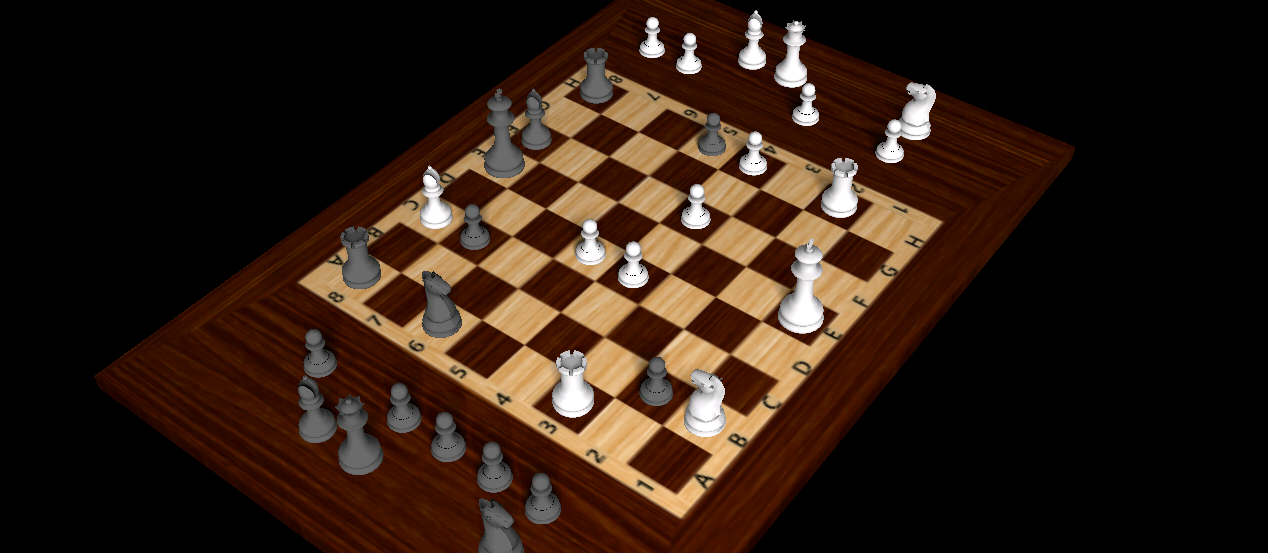
%> input picture test1.png, 1268 x 553 px
$ octave test3.m   (GNU Octave 9; MATLAB toolbox functions it lacks are replaced by stand-ins)
%> lines starting %> are read from the running program, lines starting %| are printed output that depends on the picture; in (x1, y1, x2, y2) boxes, pixels count from 0 and x2, y2 are one past the last pixel; in counts of white or black regions, pixels touching at a corner belong together; the program's own positions count from 1
%> further down, I is the input picture: size 553x1268x3 uint8; mean R, G, B 47.2, 30.2, 19.8
### local_thres.m
function Z = local_thres(A)
x=size(A,1)/100
%> x = 5.53
y=size(A,2)/100
%> y = 12.68
x=int16(x);
%> x = 6
y=int16(y);
%> y = 13
A=imresize(A,[x*100 y*100]);
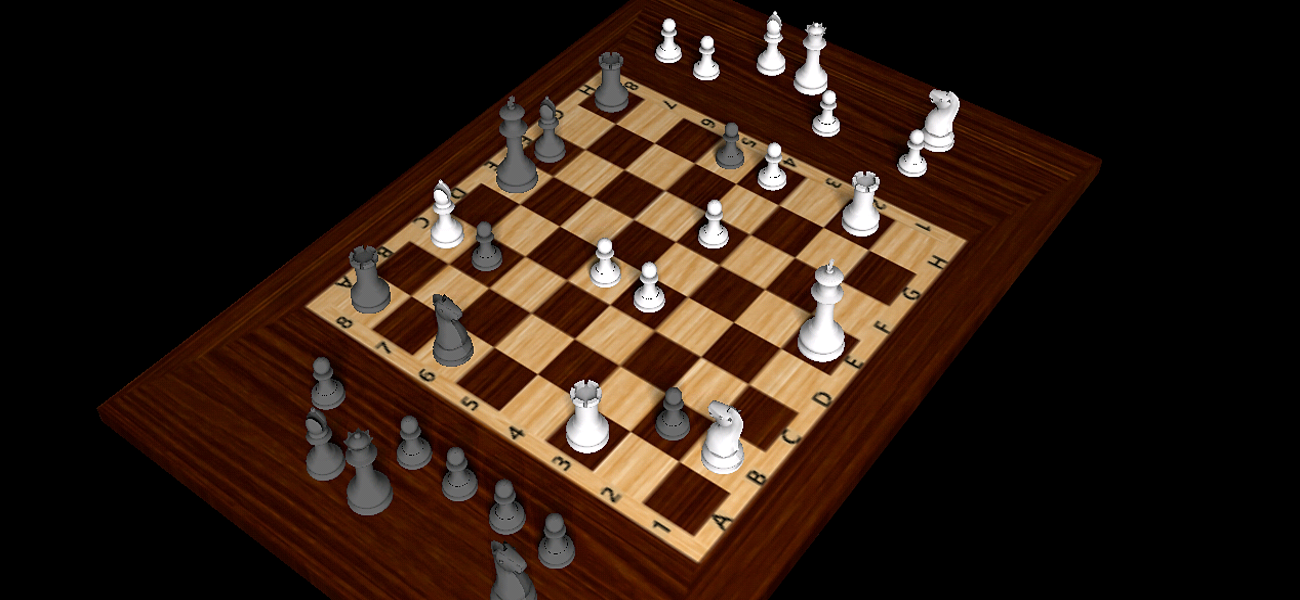
%> A: size 600x1300x3 uint8; mean R, G, B 47.3, 30.2, 20.2
Z=zeros(size(im2bw(A,0.5)));
%> Z: size 600x1300 double; every value is 0
Z(:,:)=255;
%> Z: size 600x1300 double; every value is 255
Z=double(Z);
for i=0:24
    for j=0:24
        samp=A(i*x*4+1:(i+1)*x*4,j*y*4+1:(j+1)*y*4,:);
        thresh=graythresh(samp);
        sampl1=im2bw(samp,thresh);
            Z(i*x*4+1:(i+1)*x*4,j*y*4+1:(j+1)*y*4)=sampl1;
    end
end
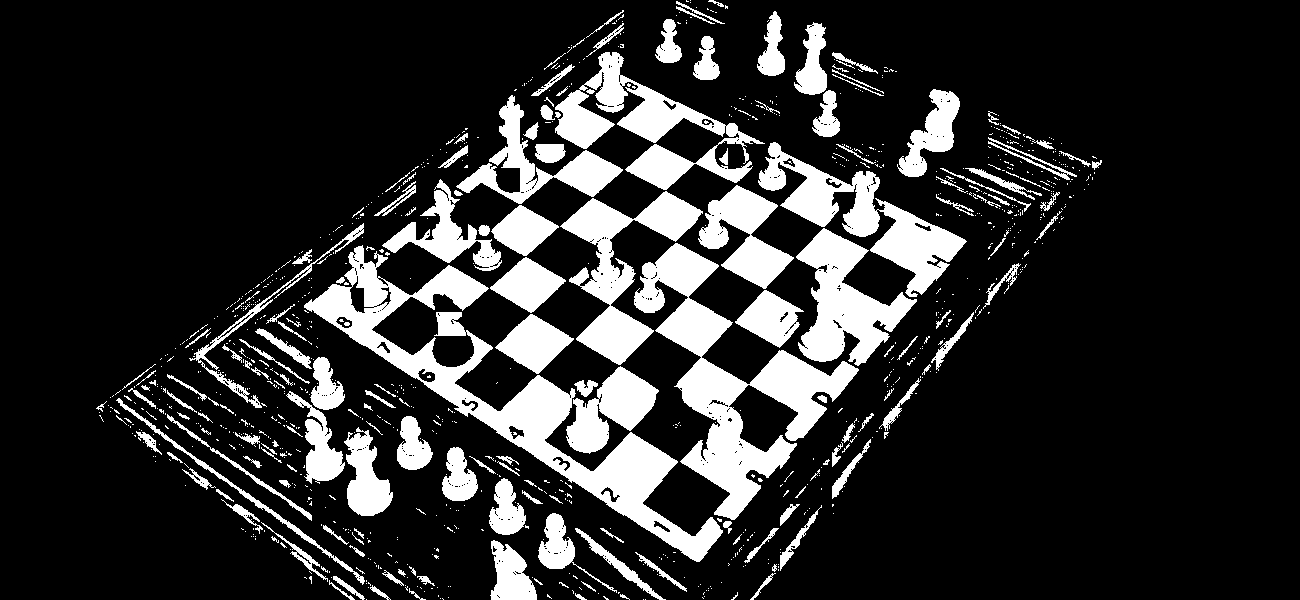
%> Z: size 600x1300 double; values 0 (black) and 1 (white), 17.5% white; 1025 white regions (847 under 20 px), largest, box (x1, y1, x2, y2) and area: (304, 245, 723, 562) 20744, (634, 243, 859, 520) 17307, (758, 142, 967, 297) 8957
% figure;imshow(Z);
end

### test3.m
close all;
clear;
clc;

I = imread('test1.png');
I = imsharpen(I,'Amount',0.5);
BW = local_thres(I);
BW = edge(BW,'canny');
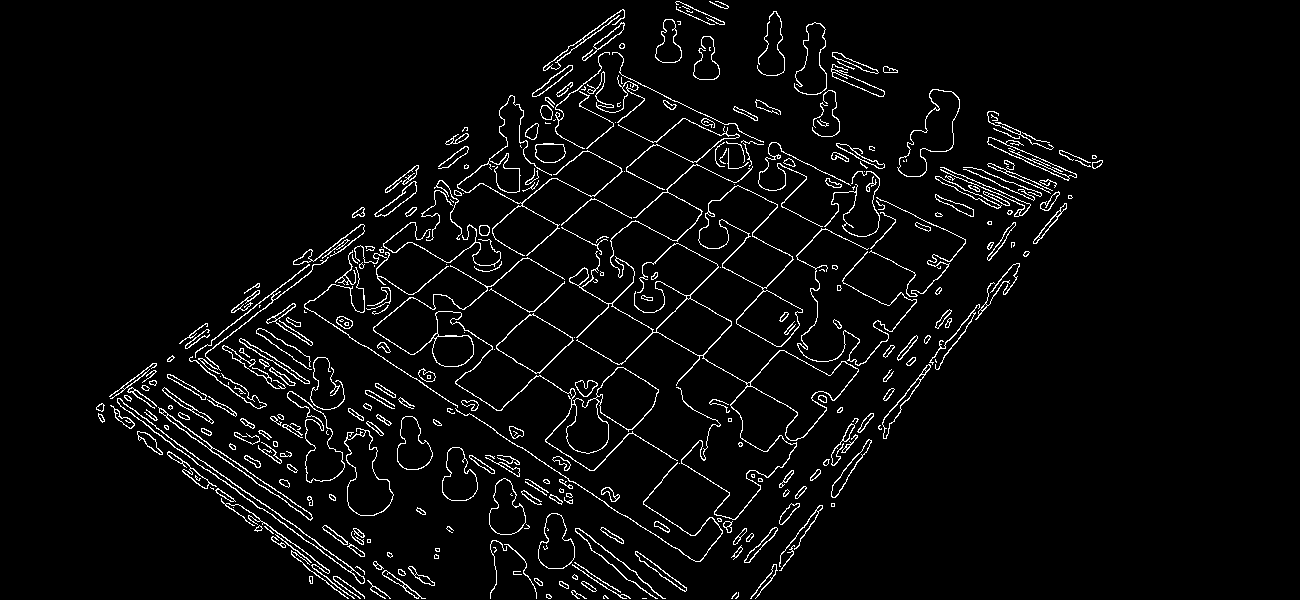
%> BW: size 600x1300 logical; 4.1% white in thin lines or dots, all inside (x1, y1, x2, y2) = (96, 1, 1103, 599)

CC = bwconncomp(BW)
%> CC = 363 connected components
numPixels = cellfun(@numel,CC.PixelIdxList);
%> numPixels = 363 values, max 2669 at index 193, min 1 at index 30, mean 89.13
[biggest,idx] = max(numPixels);
%> biggest = 2669; idx = 193
BW(CC.PixelIdxList{idx}) = 0;
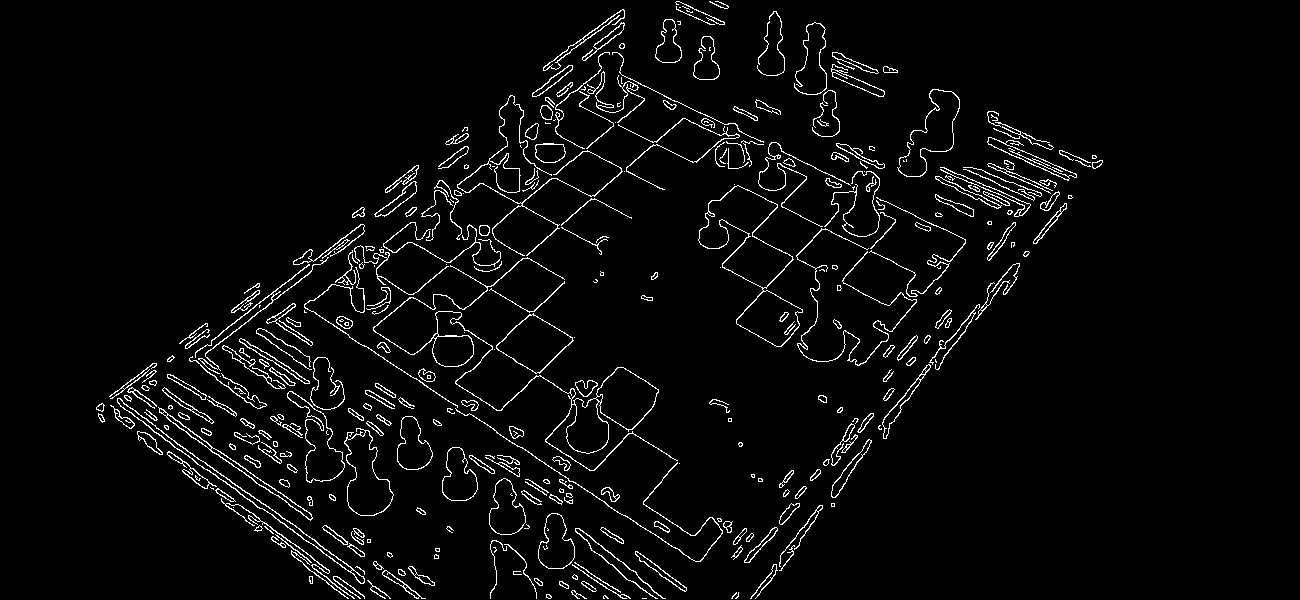
%> BW: size 600x1300 logical; 3.8% white in thin lines or dots, all inside (x1, y1, x2, y2) = (96, 1, 1103, 599)


figure;
imshow(BW);
hold on

% [21 lines of commented-out code are left out]

$ run again, with test2.png copied over test1.png
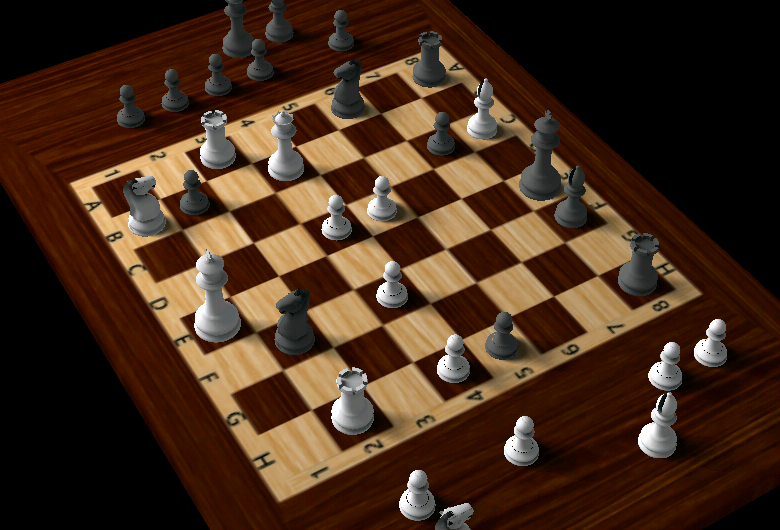
%> input picture test2.png, 780 x 530 px
%> I is the input picture: size 530x780x3 uint8; mean R, G, B 70.5, 44.5, 28.1
%> after the loop in local_thres, `for i=0:24`:
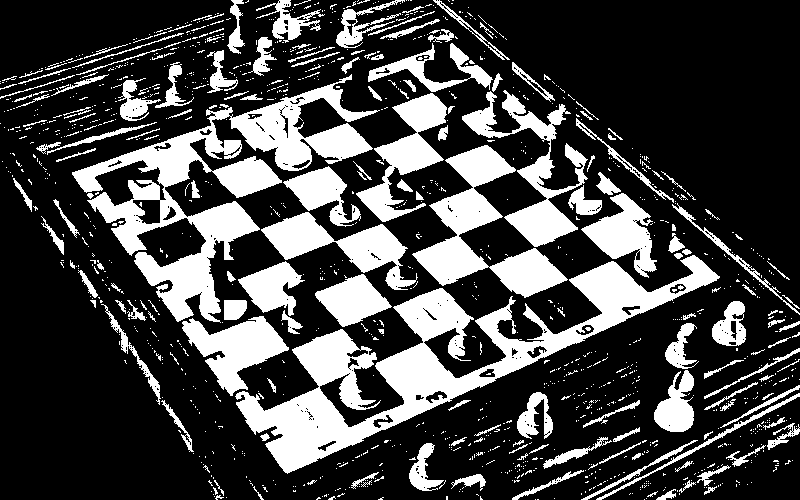
%> Z: size 500x800 double; values 0 (black) and 1 (white), 26.8% white; 1253 white regions (1074 under 20 px), largest, box (x1, y1, x2, y2) and area: (235, 255, 720, 474) 23614, (72, 74, 380, 323) 19484, (412, 145, 568, 298) 7779
%> CC = 441 connected components
%> numPixels = 441 values, max 3128 at index 128, min 1 at index 172, mean 72
%> biggest = 3128; idx = 128
%> `BW(CC.PixelIdxList{idx}) = 0;`:
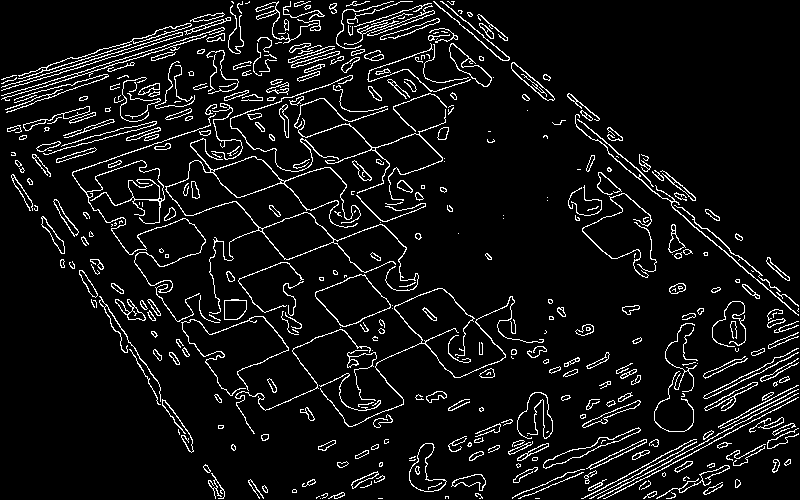
%> BW: size 500x800 logical; 7.2% white in thin lines or dots

$ run again, with 11.png copied over test1.png
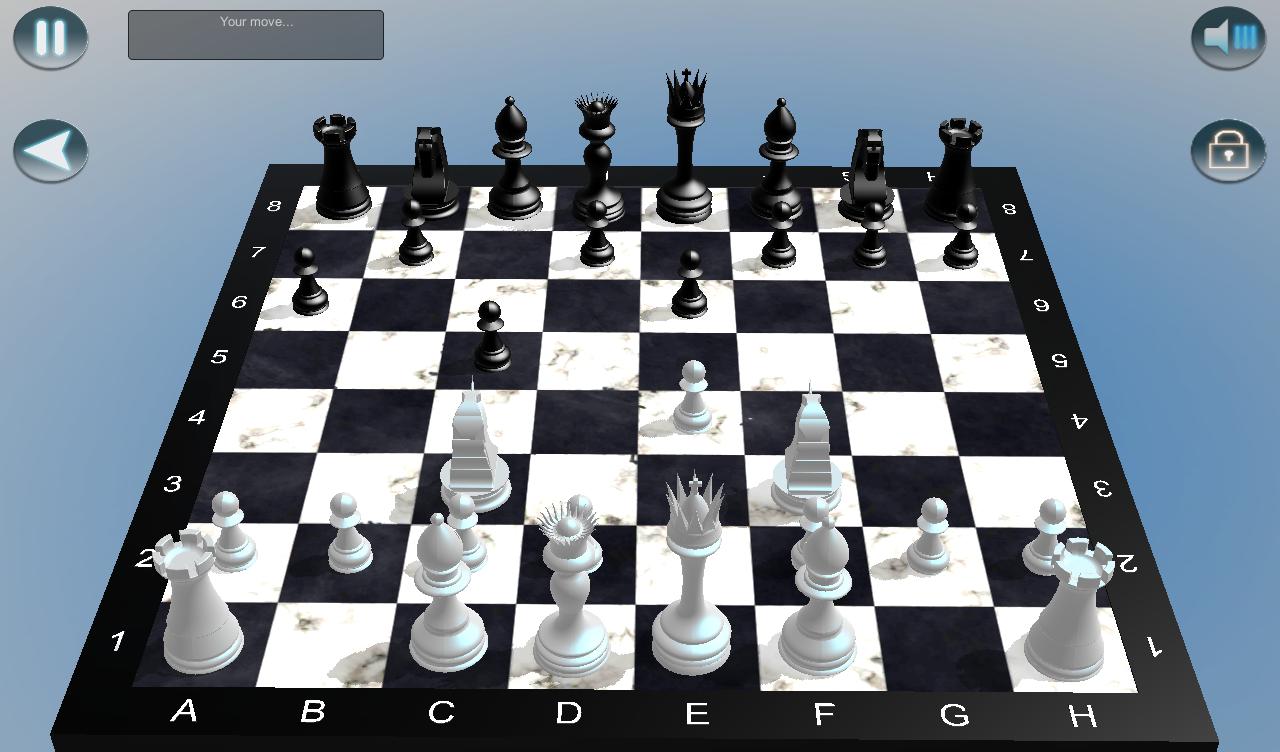
%> input picture 11.png, 1280 x 752 px
%> I is the input picture: size 752x1280x3 uint8; mean R, G, B 117.7, 128.8, 140
%> after the loop in local_thres, `for i=0:24`:
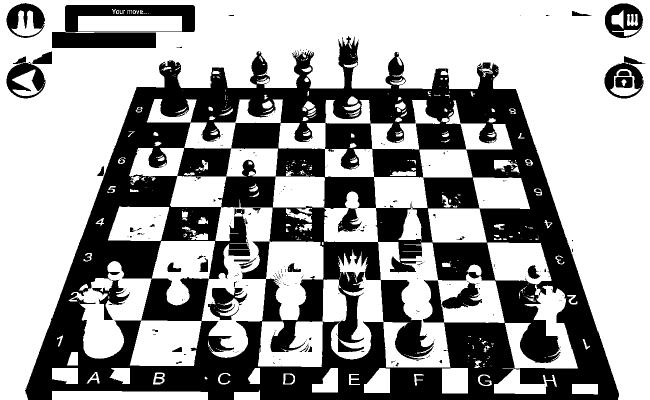
%> Z: size 800x1300 double (shown at 1/2 size); values 0 (black) and 1 (white), 62% white; 231 black regions (180 under 20 px), largest, box (x1, y1, x2, y2) and area: (50, 72, 1238, 800) 357335, (130, 10, 390, 64) 7335, (104, 64, 312, 96) 6438
%> CC = 384 connected components
%> numPixels = 384 values, max 8156 at index 43, min 1 at index 20, mean 117.2
%> biggest = 8156; idx = 43
%> `BW(CC.PixelIdxList{idx}) = 0;`:
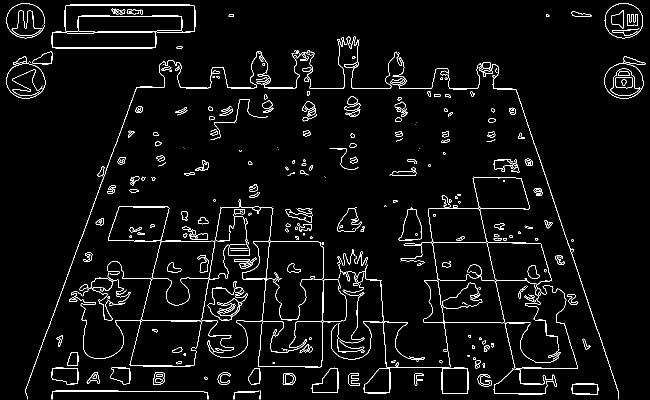
%> BW: size 800x1300 logical (shown at 1/2 size); 3.5% white in thin lines or dots
